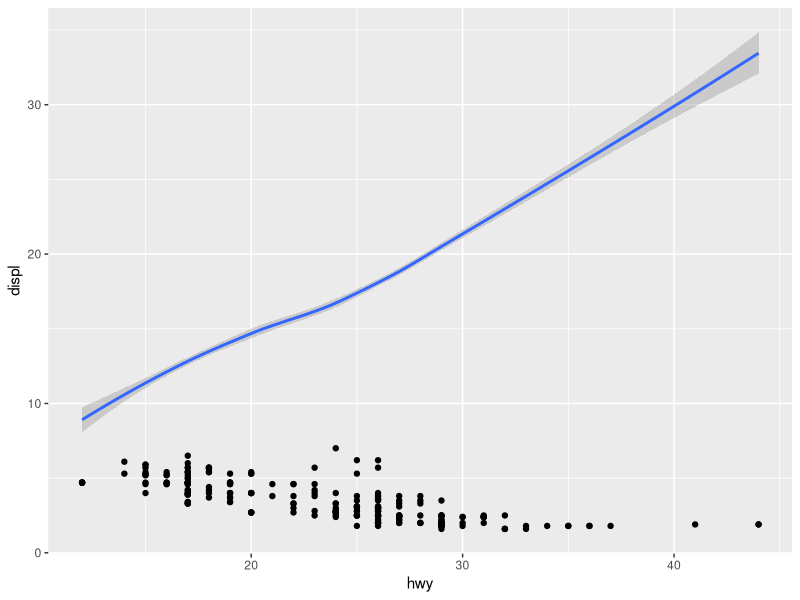
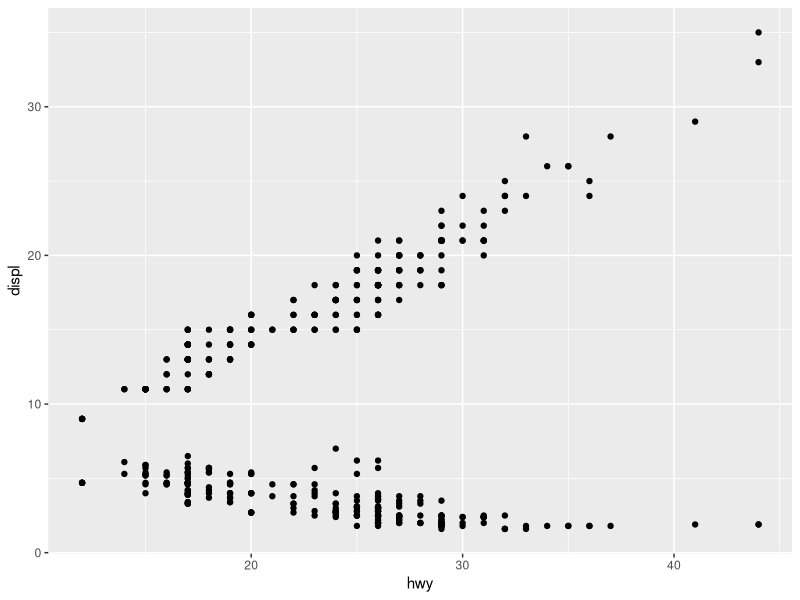
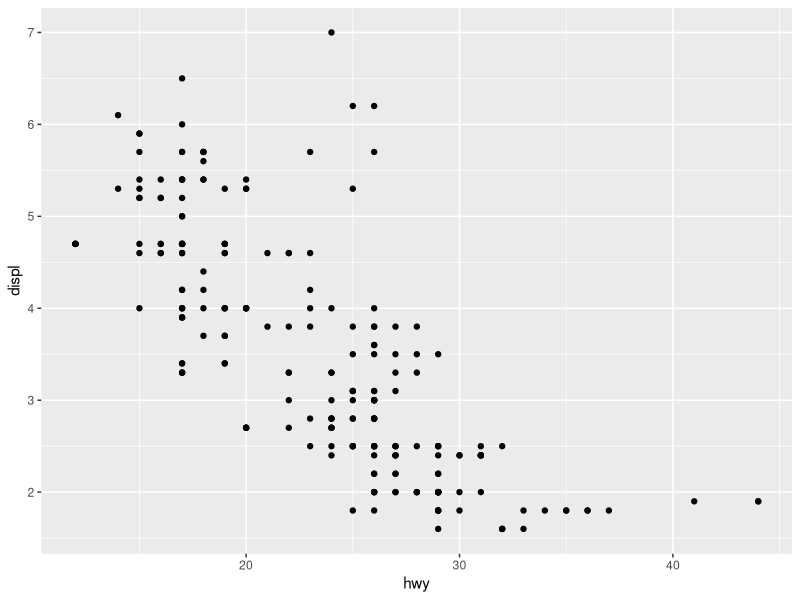
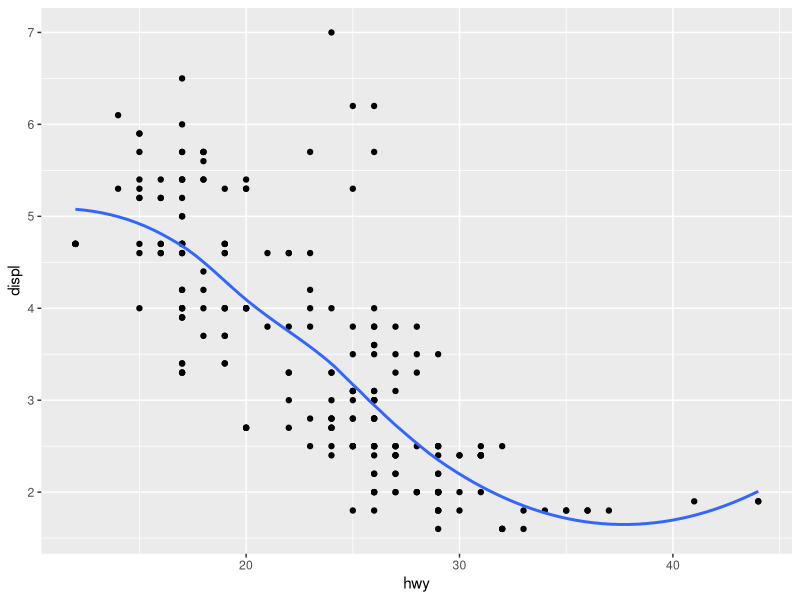
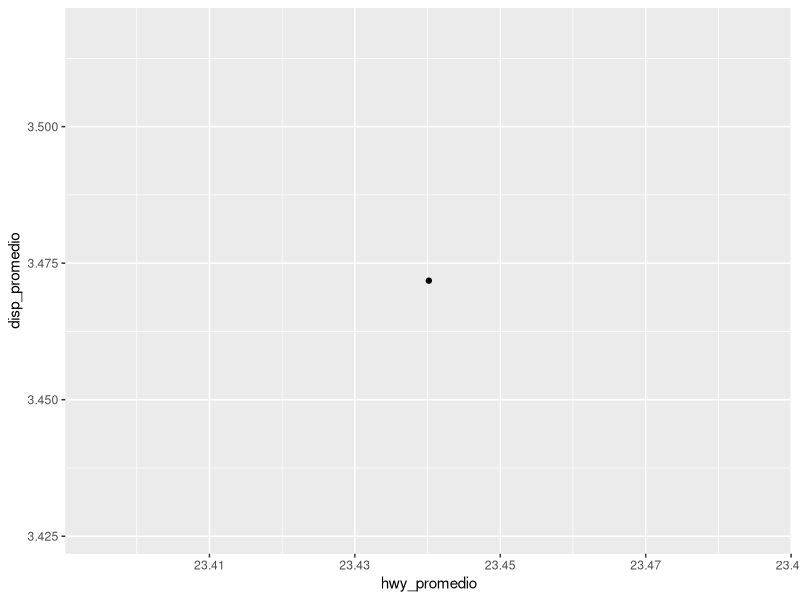
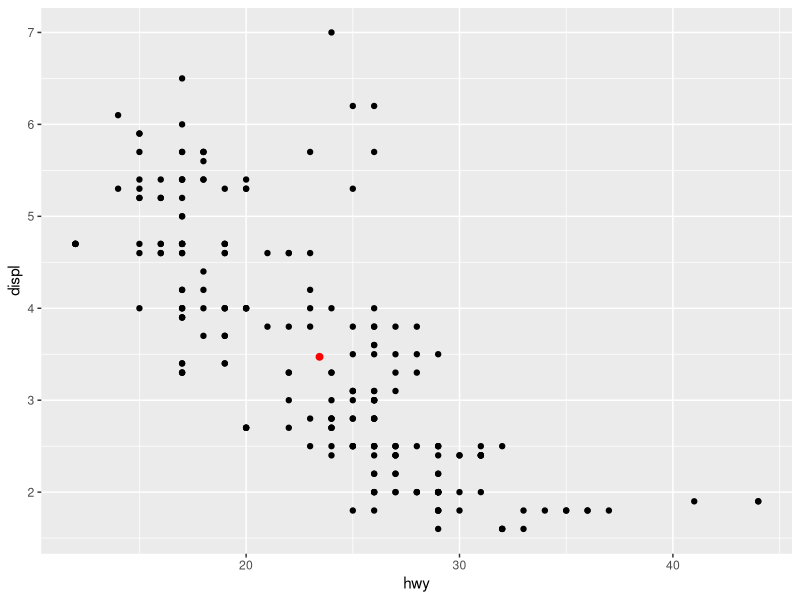
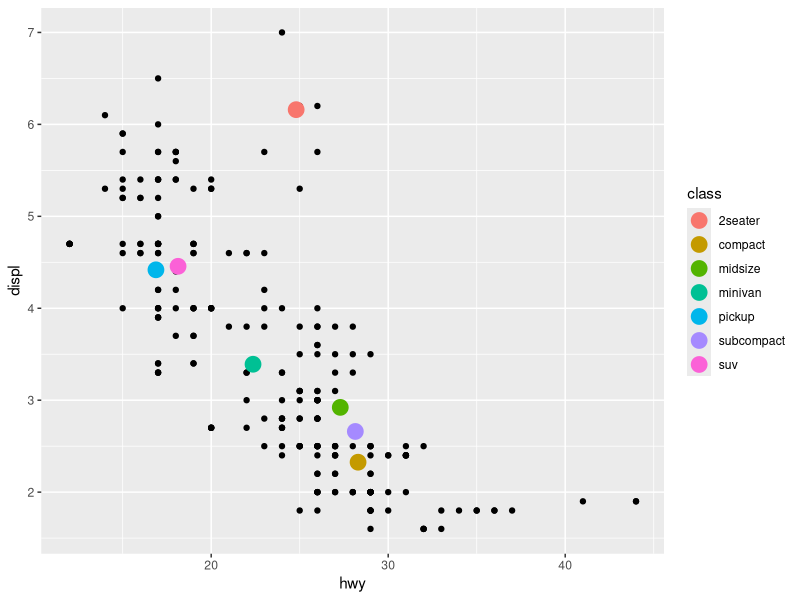
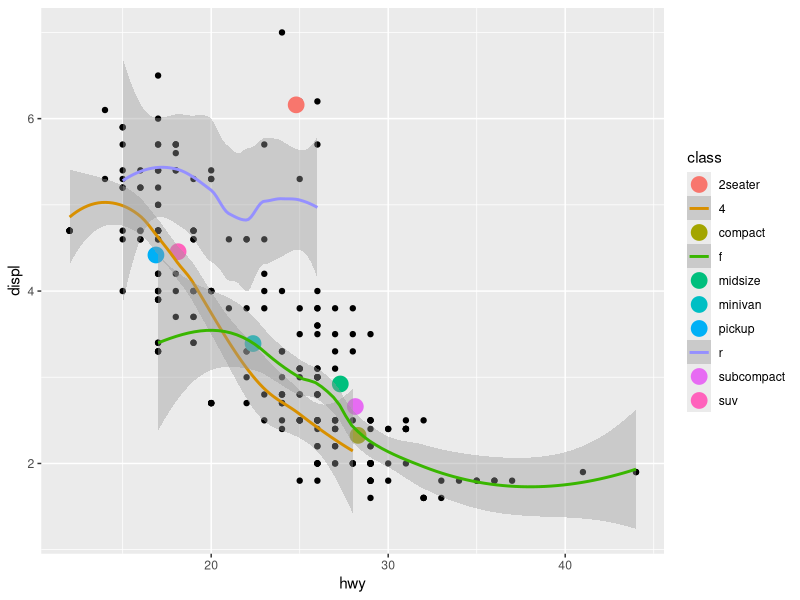

Source code (R) for these figures, in order:
#' ---
#' title: "Intro ggplot2"
#' output: github_document
#' ---
#+ echo=FALSE
knitr::opts_chunk$set(warning = FALSE, message = FALSE)
#+
library(ggplot2)
library(dplyr)

data(mpg)

glimpse(mpg)


#' aes signficado el como representar
#' la información en el geom_LOQUESEA
ggplot(data = mpg) +
  geom_point(aes(x = hwy, y = displ)) +
  geom_smooth(aes(x = hwy, y = cty))

ggplot(data = mpg) +
  geom_point(aes(x = hwy, y = displ)) +
  geom_point(aes(x = hwy, y = cty))

#' NO!
#' 

p <- ggplot(data = mpg) +
  geom_point(aes(x = hwy, y = displ)) 

q <- p + stat_smooth(aes(x = hwy, y = displ), se = FALSE)
p
q

#' # Como incluir otra (fuente) infomacion
mpg_res <- summarise(mpg,
          disp_promedio = mean(displ),
          hwy_promedio = mean(hwy))
mpg_res

ggplot(mpg_res) +
  geom_point(aes(x = hwy_promedio,
                 y = disp_promedio))
# muh! bien!

p + geom_point(aes(x = hwy_promedio,
                   y = disp_promedio),
               data = mpg_res,
               color = "red",
               size = 2)
# mah mejor!

#' Aun mas mejor
count(mpg, class, sort = TRUE)

mpg_res2 <- mpg %>% 
  group_by(class) %>% 
  summarise(
    n = n(),
    disp_promedio = mean(displ),
    hwy_promedio = mean(hwy)
    )
mpg_res2

p2 <- p + geom_point(aes(x = hwy_promedio,
                   y = disp_promedio,
                   color = class),
               data = mpg_res2,
               size = 5)

p2
ggsave(p2, filename = "pedos.pdf")

p2 +
  geom_smooth(aes(hwy, displ, group = drv, color = drv))

ggplot(mpg) +
  geom_point(aes(hwy, displ)) + 
  facet_grid(drv ~ trans)

ggplot(mpg) +
  geom_density2d(aes(hwy, displ)) + 
  facet_grid(drv ~ trans)


ggplot(mpg) +
  geom_point(aes(hwy, displ), alpha = 0.5) + 
  geom_density2d(aes(hwy, displ)) + 
  facet_grid(drv ~ trans)


#' densidad estimada
ggplot(mpg) +
  geom_point(aes(hwy, displ), alpha = 0.5) + 
  geom_density2d(aes(hwy, displ)) 

ggplot(mpg) +
  geom_histogram(aes(cty)) +
  geom_freqpoly(aes(cty))

ggplot(mpg) +
  geom_density(aes(cty))


#' Los parametros fijos van FUERA
#' del aes(), 
ggplot(mpg) +
  geom_density(aes(cty, group = class,
                   fill = drv), alpha = 0.5)

ggplot(mpg) +
  geom_density(aes(cty, group = class,
                   fill = class), alpha = 0.5) +
  facet_wrap(~ class, ncol = 1)

ggplot(mpg) +
  geom_density(aes(cty, group = class,
                   fill = class), alpha = 0.5) +
  scale_fill_manual(values = rainbow(7)) +
  labs(
    caption = "este un gra",
    title = "asda",
    subtitle = "ASda",
    x = "ASDa"
  )



